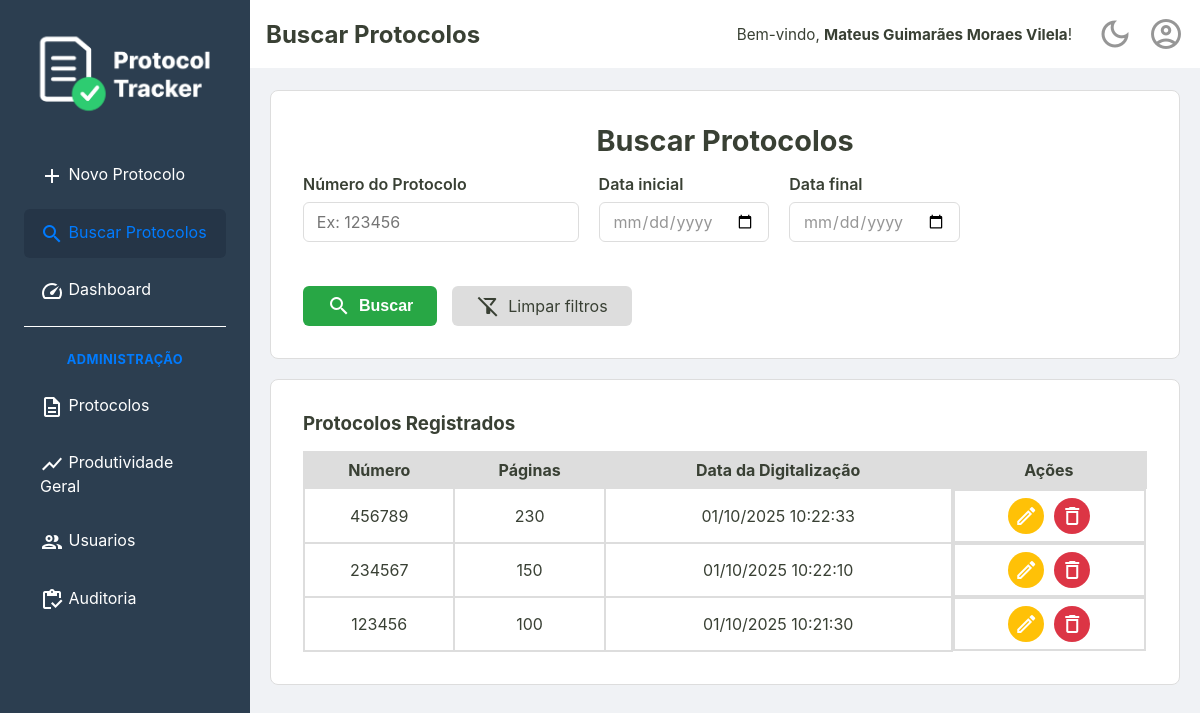
The app's page /busca (signed in), older data.
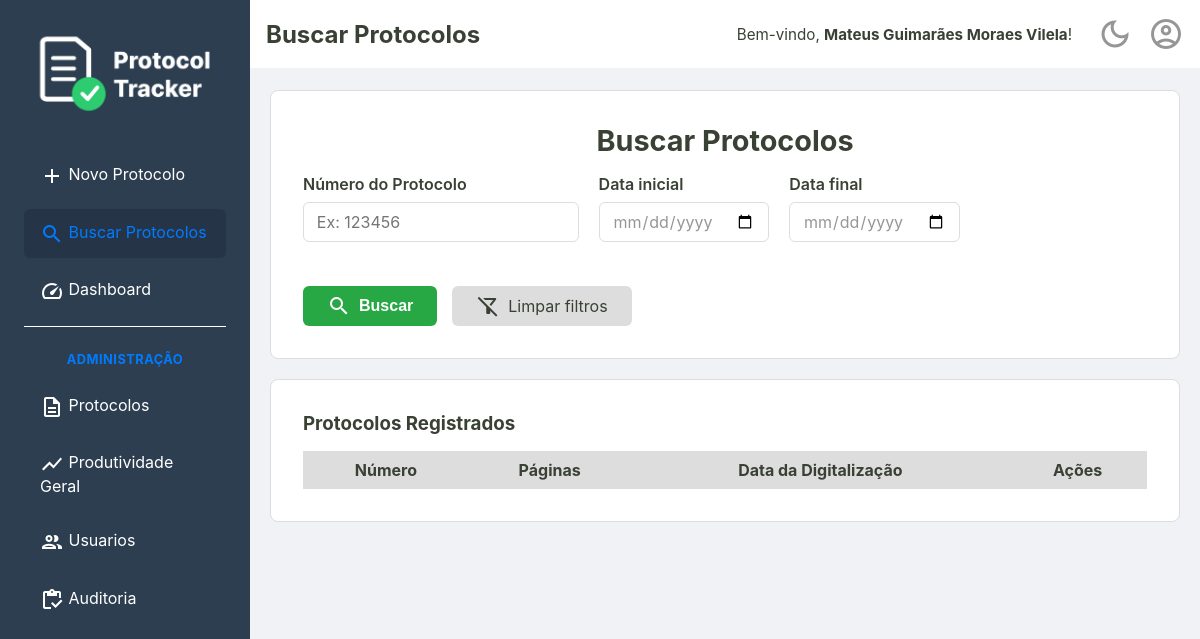
The same page, newer data.
### tables this page shows
CREATE TABLE protocolos (
    id TEXT PRIMARY KEY,
    id_usuario INTEGER NOT NULL,
    numero TEXT NOT NULL UNIQUE,
    quantidade_paginas INTEGER NOT NULL,
    observacoes TEXT,
    criado_em TEXT NOT NULL,
    alterado_em TEXT,
    deletado_em TEXT,
    FOREIGN KEY (id_usuario) REFERENCES usuarios (id)
  );

### src/Controller/WebController.php (called while the page is built, shortened)
<?php
class WebController
{
    private ?Usuario $usuarioLogado = null;
    private bool $isAdmin = false;
    public function __construct(
        private ProtocoloRepositoryInterface $repositorio,
        private DashboardService $dashboardService,
        private ProtocoloService $protocoloService,
        private UsuarioRepository $usuarioRepository
    ) {
        $id_usuario = $_SESSION['usuario_logado_id'] ?? null;
        if ($id_usuario) {
            $this->usuarioLogado = $this->usuarioRepository->buscaPorId($id_usuario);
        }
        if ($this->usuarioLogado && $this->usuarioLogado->permissao() === 'administrador') {
            $this->isAdmin = true;
        }
    }
    public function buscaProtocolo()
    {
        try {
            $numero = $_GET['numero'] ?? null;
            $dataInicio = !empty($_GET['data_inicio']) ? new DateTimeImmutable($_GET['data_inicio'] . ' 00:00:00') : null;
            $dataFim = !empty($_GET['data_fim']) ? new DateTimeImmutable($_GET['data_fim'] . ' 23:59:59') : null;
            $id_usuario = $this->usuarioLogado?->id();
            if ($this->isAdmin) {
                $id_usuario = null;
            }
            $listaDeProtocolos = $this->repositorio->search($id_usuario, $numero, $dataInicio, $dataFim);
            require __DIR__ . '/../../templates/busca.php';
        } catch (Exception $e) {
            $erro = $e->getMessage();
            $tituloDaPagina = "Buscar Protocolos";
            $usuarioLogado = $this->usuarioLogado;
            $isAdmin = $this->isAdmin;
            require __DIR__ . '/../../templates/busca.php';
        }
    }
}

### src/Repository/ProtocoloRepositorySql.php (called while the page is built, shortened)
<?php
final class ProtocoloRepositorySql implements ProtocoloRepositoryInterface
{
    private PDO $connection;
    public function __construct(PDO $connection)
    {
        $this->connection = $connection;
    }
    public function search(?int $id_usuario = null, ?string $numero = null, ?DateTimeImmutable $dataInicio = null, ?DateTimeImmutable $dataFim = null): array
    {
        $sqlConditions = [];
        $parametros = [];
        $sqlConditions[] = 'deletado_em IS NULL';
        $sqlQuery = 'SELECT * FROM protocolos WHERE ' . implode(' AND ', $sqlConditions) . ' ORDER BY criado_em DESC;';
        $stmt = $this->connection->prepare($sqlQuery);
        $stmt->execute($parametros);
        return $this->hidrataListaDeProtocolos($stmt);
    }
    private function hidrataListaDeProtocolos(PDOStatement $stmt): array
    {
        $listaDeProtocolos = [];
        while($protocoloDados = $stmt->fetch()){
            $listaDeProtocolos[] = Protocolo::fromArray($protocoloDados);
        }
        return $listaDeProtocolos;
    }
}

### src/Model/Protocolo.php (called while the page is built, shortened)
<?php
class Protocolo {
    public function id(): string {
        return $this->id;
    }
    public function numero(): string {
        return $this->numero;
    }
    public function paginas(): int {
        return $this->quantidade_paginas;
    }
    public function data(): DateTimeImmutable {
        return $this->criado_em;
    }
    public static function fromArray(array $dados): self
    {
        try {
            $criado_em = new DateTimeImmutable($dados['criado_em']);
            $alterado_em = isset($dados['alterado_em']) ? new DateTimeImmutable($dados['alterado_em']) : null;
            $deletado_em = isset($dados['deletado_em']) ? new DateTimeImmutable($dados['deletado_em']) : null;
        } catch (Exception $e) {
            throw new Exception("Falha ao criar data");
        }
        return new self(
            $dados['id'],
            $dados['id_usuario'],
            $dados['numero'],
            $dados['quantidade_paginas'],
            $criado_em,
            $dados['observacoes'] ?? null,
            $alterado_em,
            $deletado_em
        );
    }
}

### templates/_partials/_listaProtocolos.php (the view, shortened to what the changed rows need)
<section class="listagem-container">
    <table id="tabela-protocolos" class="protocolos-table">
        <thead>
            <tr>
                <th>Número</th>
                <th>Páginas</th>
                <th>Data da Digitalização</th>
                <th class="acoes-header">Ações</th>
            </tr>
        </thead>
        <tbody>
            <?php foreach ($listaDeProtocolos as $protocolo): ?>
                <tr>
                    <td><?= htmlspecialchars($protocolo->numero()) ?></td>
                    <td><?= htmlspecialchars($protocolo->paginas()) ?></td>
                    <td><?= $protocolo->data()->format('d/m/Y H:i:s') ?></td>
                    <td class="acoes-cell">
                        <a href="/editar?id=<?= htmlspecialchars($protocolo->id()) ?>" class="btn-acao btn-editar" title="Editar">
                            <span class="material-icons-outlined">edit</span>
                        </a>
                        <form action="/excluir" method="post" onsubmit="return confirm('Tem certeza que deseja excluir este protocolo?');">
                            <button type="submit" class="btn-acao btn-excluir" title="Excluir">
                                <span class="material-icons-outlined">delete</span>
                            </button>
                        </form>
                    </td>
                </tr>
            <?php endforeach; ?>
        </tbody>
    </table>
</section>

Row changes from the older to the newer data that the page shows:
removed protocolos: numero "456789", quantidade_paginas "230", format "01/10/2025 10:22:33"
removed protocolos: numero "234567", quantidade_paginas "150", format "01/10/2025 10:22:10"
removed protocolos: numero "123456", quantidade_paginas "100", format "01/10/2025 10:21:30"
